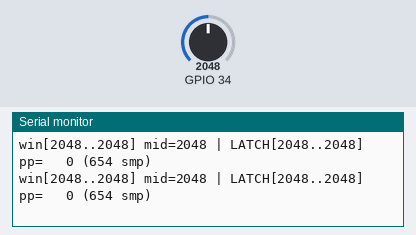
Bench run of a sketch on a simulated ESP32. Parts: the last lines printed to the serial monitor. Inputs (shaded band) come from the test bench; at power-on: GPIO 34 = 2048.

Above: at 8.2 s.
8.3 s: GPIO 34 set to 1025
At 8.31 s:
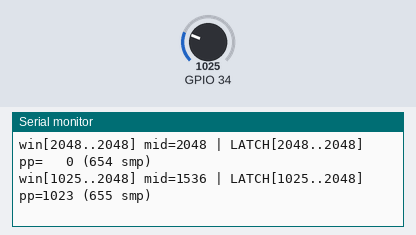
9.8 s: GPIO 34 set to 947
At 9.81 s:
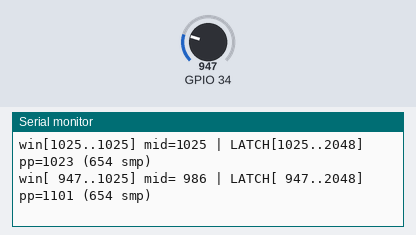

The sketch:

adc_readout.ino
```cpp
#include "driver/adc.h"

const adc1_channel_t MIC_CH = ADC1_CHANNEL_6;   // GPIO34, same as your main sketch
const uint32_t WINDOW_MS   = 100;

int latchMin = 4095;
int latchMax = 0;

void setup() {
  Serial.begin(115200);
  adc1_config_width(ADC_WIDTH_BIT_12);
  adc1_config_channel_atten(MIC_CH, ADC_ATTEN_DB_11);
  delay(200);
  Serial.println("MAX4466 gain tool. Play your LOUDEST source.");
  Serial.println("Target LATCH: ~750..3350, never 0 or 4095. Send a key to reset latch.");
}

void loop() {
  int winMin = 4095, winMax = 0;
  uint32_t n = 0, t0 = millis();

  while (millis() - t0 < WINDOW_MS) {
    int s = adc1_get_raw(MIC_CH);
    if (s < winMin) winMin = s;
    if (s > winMax) winMax = s;
    n++;
  }

  if (winMin < latchMin) latchMin = winMin;
  if (winMax > latchMax) latchMax = winMax;

  int mid = (winMin + winMax) / 2;
  const char* flag = (latchMin <= 5 || latchMax >= 4090) ? "  <<< CLIPPING!" : "";

  Serial.printf("win[%4d..%4d] mid=%4d | LATCH[%4d..%4d] pp=%4d (%lu smp)%s\n",
                winMin, winMax, mid, latchMin, latchMax, latchMax - latchMin, (unsigned long)n, flag);

  if (Serial.available()) {
    while (Serial.available()) Serial.read();
    latchMin = 4095; latchMax = 0;
    Serial.println("--- latch reset ---");
  }
}
```

Measured:
- the behaviour switches between 1000 and 999 on GPIO 34 (found by bisection; images 1 and 2)
- after the input at 8.3 s, the serial monitor: prints a new line at once (image 1)
- after the input at 9.8 s, the serial monitor: prints a new line at once (image 2)
